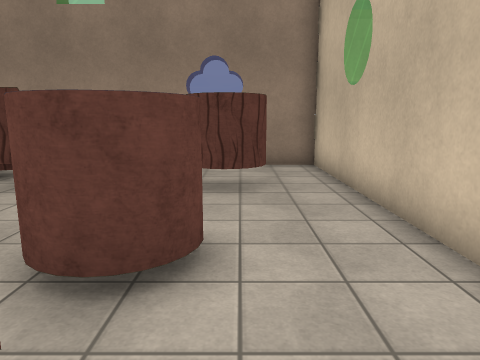
view 1 (above)

16 first-person views from a walk through a 3-D level made in the Unity game engine. The camera is 1.5 m above the floor, tilts 10° down and sees 70° across. The floor is counted in squares, 1 m on a side. Each view is taken from the middle of a square. On the plan, view 1 faces up. The plan holds only what a view shows up to about 16 squares ahead; the rest is blank. The player character is not drawn. Some surface patterns are stand-ins.

view 2
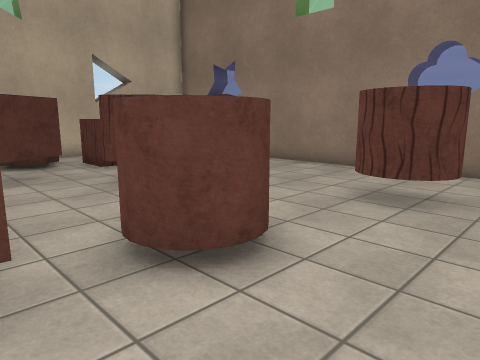

view 3
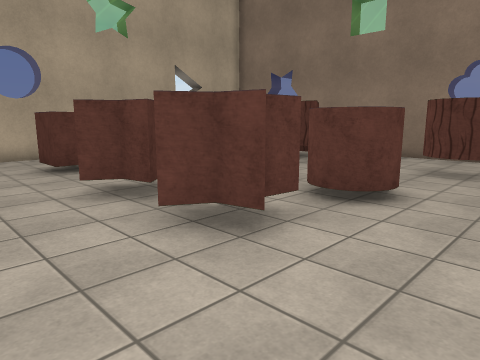

view 4
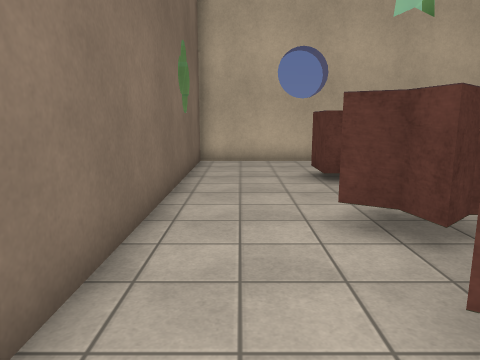

view 5
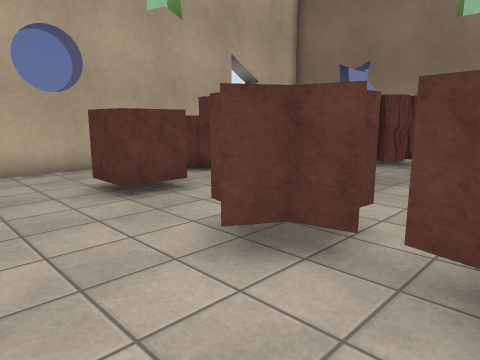

view 6
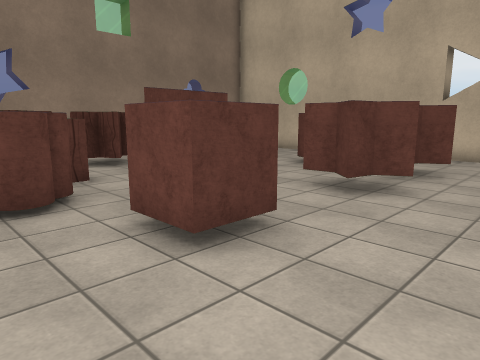

view 7
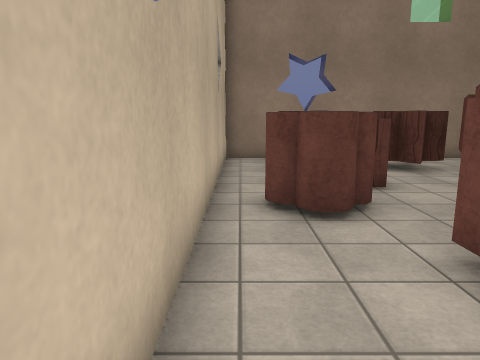

view 8
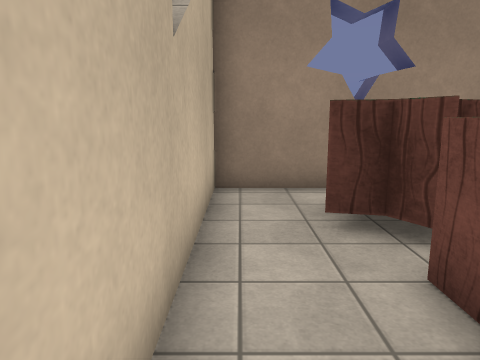

view 9
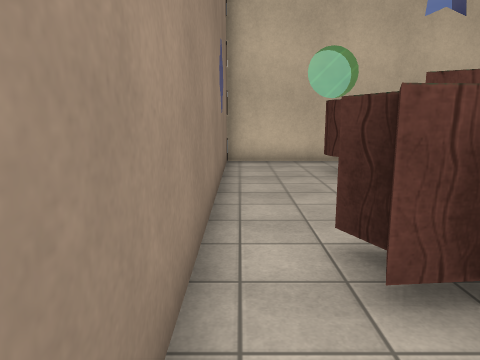

view 10
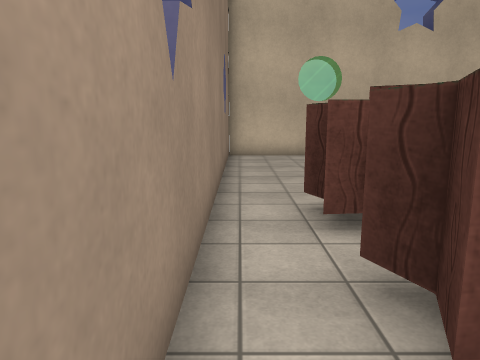

view 11
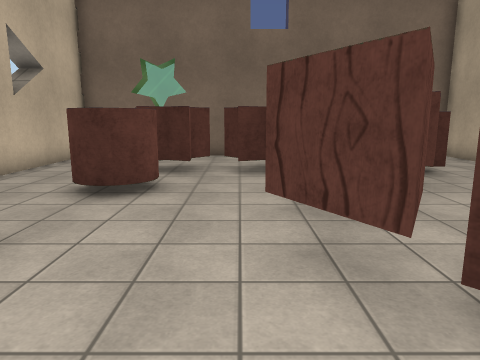

view 12
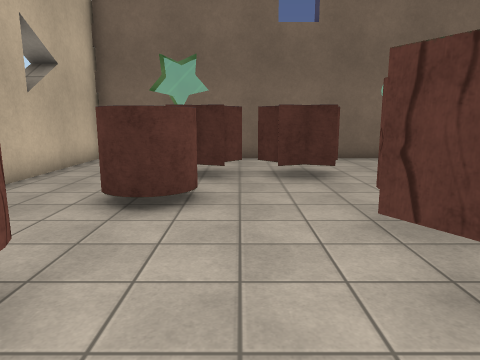

view 13
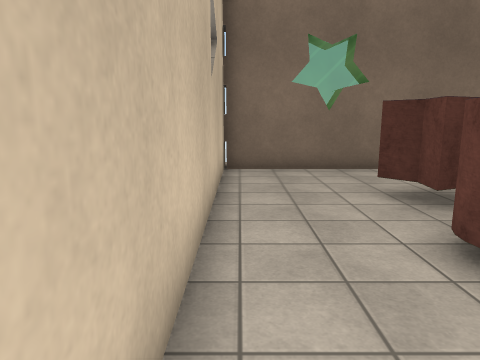

view 14
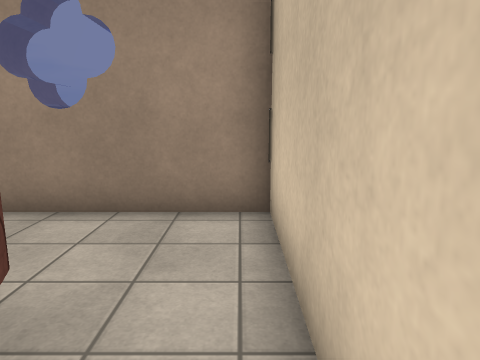

view 15
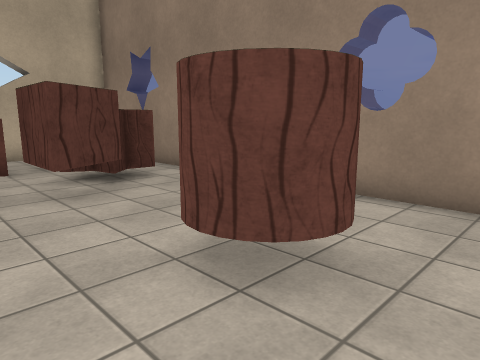

view 16
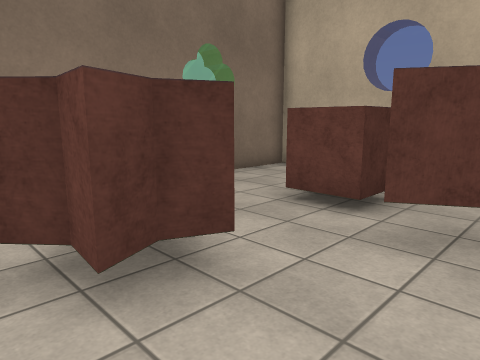

### Floor plan
Points are (right, up) in squares from view 1. A wall is a line through its corners. A room is listed if a view was taken in it or the views show most of it. See-through windows are left out.
Room 1 (views 1, 2, 3, 4, 5, 6, 7, 8, 9, 10, 11, 12, 13, 14, 15, 16)
walls: (-12.6, 3.4) (-12.6, -3.5) (2.5, -3.5); (2.5, 5.4) (2.5, 7.5); (2.5, 8.4) (2.5, 11.9); (2.5, 11.5) (-12.6, 11.5) (-12.6, 5.4); (2.5, -3.8) (2.5, 2.6)
objects: other object (-11, 4) to (-10, 4); other object (-11, 8) to (-9, 10); other object (-10, 0) to (-8, 1); other object (-10, 6) to (-9, 7); block (-9, 3) to (-7, 4); other object (-8, 8) to (-6, 10); other object (-6, 0) to (-4, 1); other object (-6, 5) to (-5, 6); block (-6, 7) to (-4, 8); other object (-3, 0) to (-1, 1); other object (-2, 3) to (-1, 4); other object (-1, 7) to (0, 8)

Where each view was taken, in squares from view 1:
view 1: 0 up, 0 right, facing up
view 2: 1 up, 2 right, facing up-left
view 3: 3 down, 2 right, facing up-left
view 4: 2 down, 0 right, facing left
view 5: 3 down, 2 left, facing up-left
view 6: 3 down, 12 left, facing up-right
view 7: 2 down, 12 left, facing up
view 8: 4 up, 12 left, facing up
view 9: 11 up, 10 left, facing right
view 10: 11 up, 12 left, facing right
view 11: 11 up, 4 left, facing down
view 12: 10 up, 3 left, facing down
view 13: 7 up, 2 right, facing down
view 14: 6 up, 2 right, facing up
view 15: 5 up, 2 right, facing up-left
view 16: 4 up, 3 left, facing down-left
